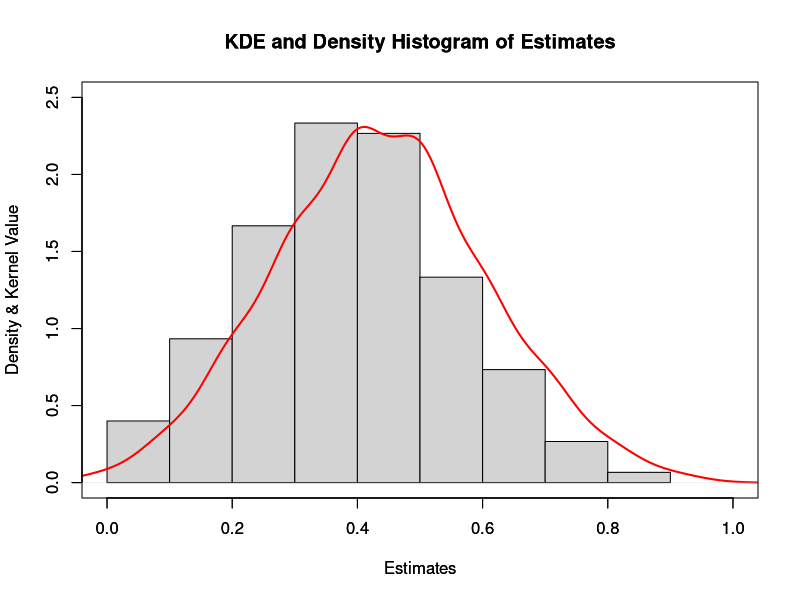

This figure's R source:
# In R studio, go to Session -> Set Working
# Directory -> To Source File Location
data <- read.csv(file="Hw07p05.csv", header=FALSE, sep=",")
sums = integer(10)
for (j in 2:11) {
  sums <- sums + data[[paste('V', j, sep="")]]
}
estimates <- sums / 10;
hist(
  estimates, 
  xlim = c(0, 1), 
  ylim = c(0, 2.5), 
  freq = F,
  xlab = 'Estimates',
  ylab = 'Density & Kernel Value',
  main = 'KDE and Density Histogram of Estimates'
)
f <- density(estimates)
par(new = T)
plot(
  f, 
  col = "red", 
  lwd = 2, 
  xlim = c(0, 1), 
  ylim = c(0, 2.5), 
  xlab = 'Estimates',
  ylab = 'Density & Kernel Value',
  main = 'KDE and Density Histogram of Estimates'
)

mean(estimates)

#' As we can see mean of estimates is close to 0.4 rather
#' than 0.5. Besides that, both KDE and histogram are right
#' skewed towards 0.4 which means that the coin is a little
#' bit biased and will more often show Tails than H
